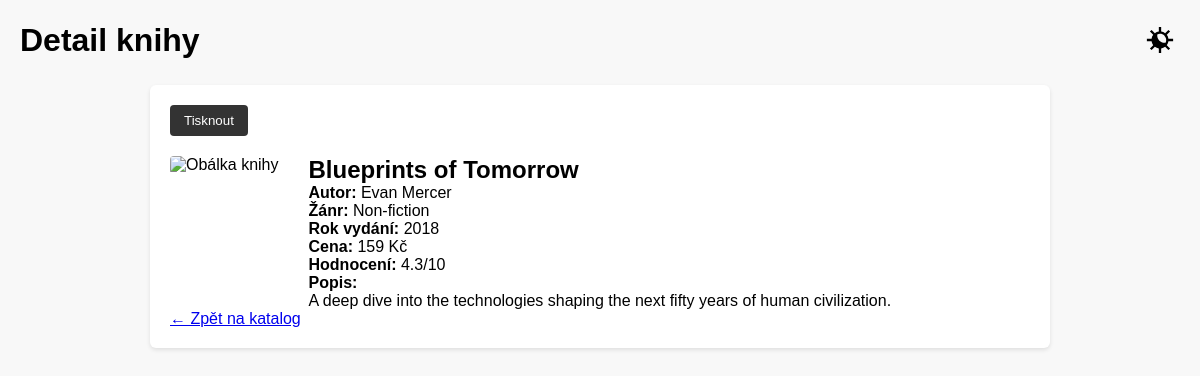
/book.php?id=46, run on an earlier commit of the app's database.
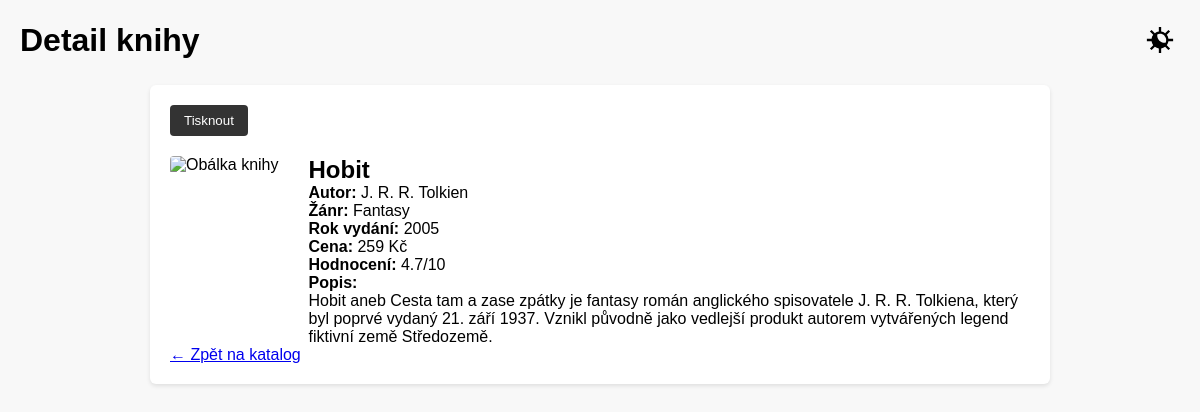
And on a later commit of the database.
### tables this page shows
CREATE TABLE books (
    id INTEGER PRIMARY KEY AUTOINCREMENT,
    title TEXT NOT NULL,
    author TEXT NOT NULL,
    genre TEXT,
    year INTEGER,
    price REAL,
    rating REAL,
    description TEXT,
    cover TEXT
);

### src/Model/Book.php (called while the page is built, shortened)
<?php
class Book
{
    public static function getCoverOrDefault(?string $cover): string
    {
        if (!empty($cover)) {
            $path = __DIR__ . '/../../html' . $cover;
        }
        return '/images/default_cover.jpg';
    }
    public static function getById(int $id): ?array
    {
        $db = Database::getConnection();
        $stmt = $db->prepare("SELECT * FROM books WHERE id = ?");
        $stmt->execute([$id]);
        $book = $stmt->fetch(PDO::FETCH_ASSOC);
        return $book ?: null;
    }
}

### public/book.php (the view, shortened to what this page needs)
<?php
require_once __DIR__ . '/../src/Model/Book.php';
$id = (int)($_GET['id'] ?? 0);
$book = Book::getById($id);
?>
<!DOCTYPE html>
<html lang="cs">
<head>
    <link rel="stylesheet" href="css/style.css">
</head>
<body>
    <div class="page-header">
        <h1>Detail knihy</h1>
        <button id="darkmode-toggle" class="darkmode-btn">
            <img src="images/LDM.svg" alt="Dark mode">
        </button>
    </div>
    <div class="book-detail">
        <?php if (!$book): ?>
            <p>Kniha nenalezena nebo byla odstraněna.</p>
            <p><a href="index.php">← Zpět na katalog</a></p>
        <?php else: ?>
            <button onclick="window.print()" class="print-button">Tisknout</button>
            <div class="book-layout">
                <div class="book-cover">
                    <img src="<?= Book::getCoverOrDefault($book['cover']) ?>"
                        alt="Obálka knihy"
                        loading="lazy">
                </div>
                <div class="book-info">
                    <h2><?= htmlspecialchars($book['title']) ?></h2>
                    <p><strong>Autor:</strong> <?= htmlspecialchars($book['author']) ?></p>
                    <p><strong>Žánr:</strong> <?= htmlspecialchars($book['genre']) ?></p>
                    <p><strong>Rok vydání:</strong> <?= $book['year'] ?></p>
                    <p><strong>Cena:</strong> <?= $book['price'] ?> Kč</p>
                    <p><strong>Hodnocení:</strong> <?= $book['rating'] ?>/10</p>
                    <p><strong>Popis:</strong><br><?= nl2br(htmlspecialchars($book['description'])) ?></p>
                </div>
            </div>
            <p><a href="index.php" class="back-link">← Zpět na katalog</a></p>
        <?php endif; ?>
    </div>
</body>
</html>

### public/css/style.css (style rules this page uses)
* { margin: 0; padding: 0; box-sizing: border-box; }
body { font-family: sans-serif; background: #f8f8f8; padding: 20px; }
.page-header { display: flex; justify-content: space-between; align-items: center; margin-bottom: 25px; }
.book-detail { max-width: 900px; margin: 0 auto; padding: 20px; background: white; border-radius: 6px; box-shadow: 0 2px 4px rgba(0, 0, 0, 0.1); }
.book-layout { display: flex; gap: 30px; align-items: flex-start; }
.book-cover img { width: 280px; height: auto; border-radius: 4px; }
.book-info { flex: 1; }
.print-button { margin-bottom: 20px; padding: 8px 14px; background: #333; color: white; border: none; border-radius: 4px; cursor: pointer; }
.darkmode-btn { background: none; border: none; cursor: pointer; padding: 6px; border-radius: 6px; transition: background 0.2s ease; }
.darkmode-btn img { width: 28px; height: 28px; display: block; }

What changed in the data, as far as the page shows it:
changed books: title "Blueprints of Tomorrow" → "Hobit"; author "Evan Mercer" → "J. R. R. Tolkien"; genre "Non‑fiction" → "Fantasy"; year "2018" → "2005"; price "159" → "259"; rating "4.3" → "4.7"; description "A deep dive into the technologies shaping the next fifty years of human civilization." → "Hobit aneb Cesta tam a zase zpátky je fantasy román anglického spisovatele J. R. R. Tolkiena, který byl poprvé vydaný 21. září 1937. Vznikl původně jako vedlejší produkt autorem vytvářených legend fiktivní země Středozemě."
